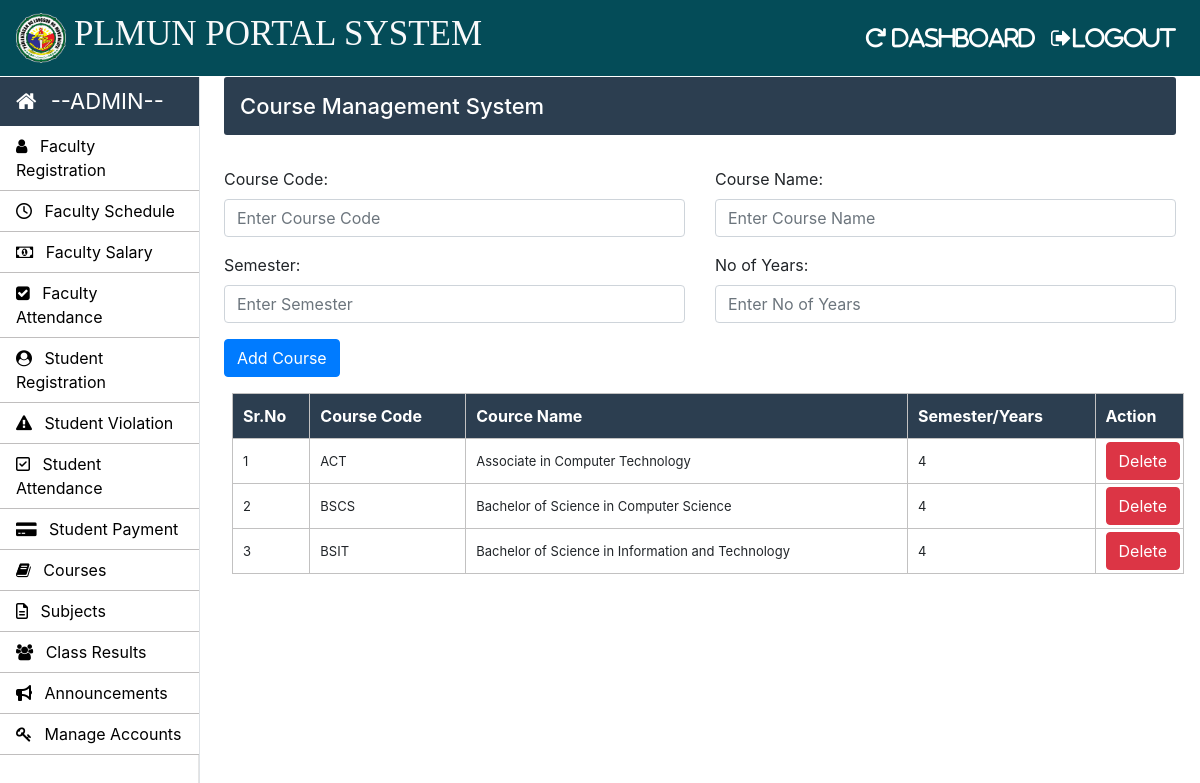
The page /Admin/courses.php (signed in) on the database its author committed.
### tables this page shows
CREATE TABLE `courses` (
  `course_code` varchar(10) NOT NULL,
  `course_name` varchar(50) NOT NULL,
  `semester_or_year` varchar(10) NOT NULL,
  `no_of_year` int(10) NOT NULL
);

### Admin/courses.php (the view, shortened to what this page needs)
<?php
		require_once "../connection/connection.php";
	?>
<!doctype html>
<html lang="en">
	<head>
	</head>
	<body>
		<?php include('../common/admin-header.php') ?>
		<?php include('../common/admin-sidebar.php') ?>
		<main role="main" class="col-xl-10 col-lg-9 col-md-8 ml-sm-auto px-md-4 mb-2 w-100">
			<div class="sub-main">
				<div class="bar-margin text-center d-flex flex-wrap flex-md-nowrap pt-3 pb-2 mb-3 text-white admin-dashboard pl-3">
					<h4>Course Management System </h4>
				</div>
				<div class="row">
					<div class="col-md-12">
						<form action="courses.php" method="post">
							<div class="row mt-3">
								<div class="col-md-6">
									<div class="form-group">
										<label for="exampleInputEmail1">Course Code: </label>
										<input type="text" name="course_code" class="form-control" required placeholder="Enter Course Code">
									</div>
								</div>
								<div class="col-md-6">
									<div class="form-group">
										<label for="exampleInputPassword1">Course Name:</label>
										<input type="text" name="course_name" class="form-control" required placeholder="Enter Course Name">
									</div>
								</div>
							</div>
							<div class="row">
								<div class="col-md-6">
									<div class="form-group">
										<label for="exampleInputEmail1">Semester:</label>
										<input type="text" name="semester_or_year" class="form-control" required placeholder="Enter Semester">
									</div>
								</div>
								<div class="col-md-6">
									<div class="form-group">
										<label for="exampleInputPassword1">No of Years:</label>
										<input type="text" name="no_of_year" class="form-control" required  placeholder="Enter No of Years">
									</div>
								</div>
							</div>
							<div class="row w-100">
								<div class="col-md-12">
									<input type="submit" name="sub" value="Add Course" class=" btn btn-primary ml-auto">
								</div>
							</div>
						</form>
					</div>
				</div>
				<div class="row">
					<div class="col-md-12 ml-2">
						<section class="mt-3">
							<table class="w-100 table-elements mb-5 table-three-tr" cellpadding="3">
								<tr class="table-tr-head table-three text-white">
									<th>Sr.No</th>
									<th>Course Code</th>
									<th>Cource Name</th>
									<th>Semester/Years</th>
									<th>Action</th>
								</tr>
								<?php
									$sr=1;
									$query="select course_code,course_name,no_of_year from courses";
									$run=mysqli_query($con,$query);
									while($row=mysqli_fetch_array($run)) {
									echo	"<tr>";
									echo	"<td>".$sr++."</td>";
									echo	"<td>".$row['course_code']."</td>";
									echo	"<td>".$row['course_name']."</td>";
									echo	"<td>".$row['no_of_year']."</td>";
									echo	"<td width='20'><a class='btn btn-danger' href=delete-function.php?course_code=".$row['course_code'].">Delete</a></td>";
									echo	"</tr>";
									}
								?>
							</table>
						</section>
					</div>
				</div>
			</div>
		</main>
	</body>
</html>

### Css/style.css (style rules this page uses)
h4 { font-size: 22px; }
.admin-dashboard { margin-top: 1px !important; background: #2c3e50 !important; border-radius: 3px; }
.table-elements tr, td, th { font-size: 13px; border: 1px solid rgb(194, 193, 193); padding-left: 10px !important; }
.table-three { background: #2c3e50 !important; }
.table-tr-head { height: 45px !important; padding: 10px !important; margin-top: 5px !important; }
.table-font-for-transcript td, th { font-size: 16px !important; }

### rows shown on the page
courses: course_code "ACT", course_name "Associate in Computer Technology", no_of_year "4"
courses: course_code "BSCS", course_name "Bachelor of Science in Computer Science", no_of_year "4"
courses: course_code "BSIT", course_name "Bachelor of Science in Information and Technology", no_of_year "4"
